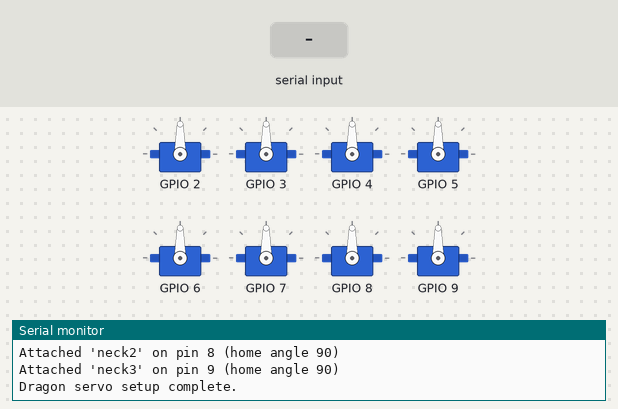
This sketch was run on a simulated ESP32. On the bench: 8 × servo, the last lines printed to the serial monitor. The test bench sets the inputs (shaded band).

Above: at 1.5 s.
1.6 s: "blink\n" received over Serial
At 2.07 s:
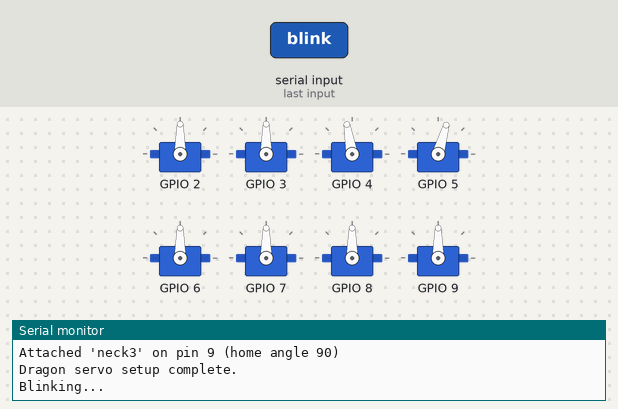
3.7 s: "ror\n" received over Serial
At 4.17 s:
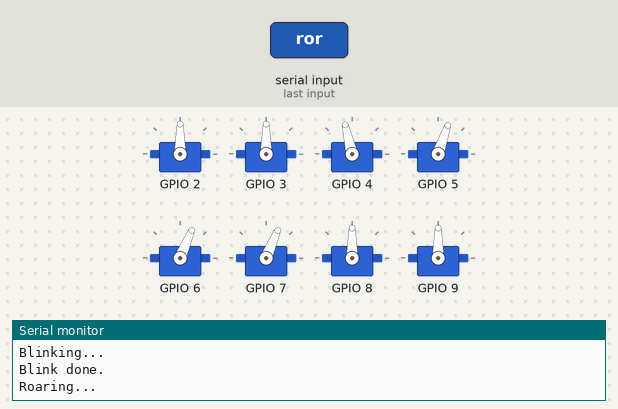
6.7 s: "ror\n" received over Serial
At 8.67 s:
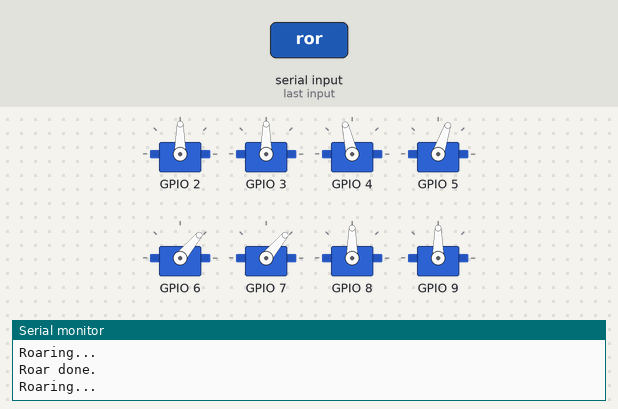
Timing chart, 0 to 13.5 s (numbered marks = the images above; inputs shaded):
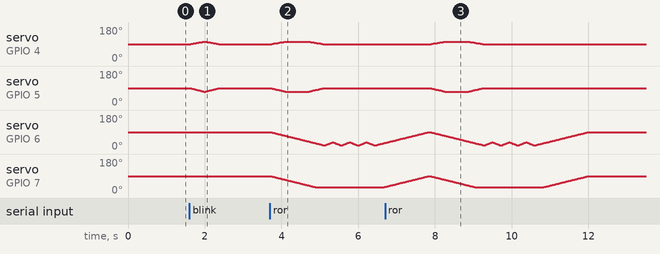

The sketch:

dragon_servos_3.ino
```cpp
#include <Servo.h>

// ============================================================
// SERVO-TO-PIN CONFIGURATION
// This is the ONLY section you should need to edit when you
// add, remove, or rewire a servo. Everything below reads from
// this list automatically.
// ============================================================

struct ServoConfig {
  const char* name;   // friendly name, used in Serial output
  uint8_t pin;         // Arduino pin the servo signal wire is on
  int homeAngle;       // resting/neutral angle (0-180)
  int minAngle;         // safe minimum angle for this servo
  int maxAngle;         // safe maximum angle for this servo
};

// Add/remove/edit rows here. Order doesn't matter.
ServoConfig servoConfigs[] = {
  { "eyeLeft",     2, 90,  60, 120 },
  { "eyeRight",    3, 90,  60, 120 },
  { "eyelidLeft",  4, 90,  60, 120 },
  { "eyelidRight", 5, 90,  60, 120 },
  { "jaw",         6, 90,  15, 120 },
  { "neck1",       7, 90,  30, 150 },
  { "neck2",       8, 90,  30, 150 },
  { "neck3",       9, 90,  30, 150 },
};

const uint8_t NUM_SERVOS = sizeof(servoConfigs) / sizeof(servoConfigs[0]);

// ============================================================
// Everything below this line is generic plumbing — you
// shouldn't need to touch it just to change pins/servos.
// ============================================================

Servo servos[NUM_SERVOS];

// Look up a servo's array index by its friendly name.
// Returns -1 if not found.
int servoIndex(const char* name) {
  for (uint8_t i = 0; i < NUM_SERVOS; i++) {
    if (strcmp(servoConfigs[i].name, name) == 0) {
      return i;
    }
  }
  return -1;
}

// Move a named servo to an angle, clamped to its configured safe range.
void moveServo(const char* name, int angle) {
  int idx = servoIndex(name);
  if (idx == -1) {
    Serial.print("Unknown servo: ");
    Serial.println(name);
    return;
  }
  angle = constrain(angle, servoConfigs[idx].minAngle, servoConfigs[idx].maxAngle);
  servos[idx].write(angle);
}

void setup() {
  Serial.begin(9600);

  for (uint8_t i = 0; i < NUM_SERVOS; i++) {
    servos[i].attach(servoConfigs[i].pin);
    servos[i].write(servoConfigs[i].homeAngle);

    Serial.print("Attached '");
    Serial.print(servoConfigs[i].name);
    Serial.print("' on pin ");
    Serial.print(servoConfigs[i].pin);
    Serial.print(" (home angle ");
    Serial.print(servoConfigs[i].homeAngle);
    Serial.println(")");
  }

  Serial.println("Dragon servo setup complete.");
}

void loop() {
  handleSerialCommands();
}

// ============================================================
// Synchronized blink
// eyelidRight: 90 -> 71 -> 90
// eyelidLeft:  90 -> 103 -> 90
// Both move together, step by step, so they reach their closed
// position at the same moment. "Slightly slower than normal"
// speed is set by stepDelayMs below.
// ============================================================
void blinkEyelids() {
  const int startAngle = 90;
  const int rightClosed = 71;
  const int leftClosed = 103;
  const int stepDelayMs = 20; // higher = slower; ~15ms is "normal" servo speed, so 20ms is slightly slower

  int rightSteps = abs(startAngle - rightClosed); // 19
  int leftSteps = abs(leftClosed - startAngle);   // 13
  int steps = max(rightSteps, leftSteps);          // use the larger so both arrive together

  // Closing: startAngle -> closed
  for (int i = 0; i <= steps; i++) {
    float t = (float)i / steps; // 0.0 -> 1.0
    int rightAngle = startAngle + t * (rightClosed - startAngle);
    int leftAngle = startAngle + t * (leftClosed - startAngle);
    moveServo("eyelidRight", rightAngle);
    moveServo("eyelidLeft", leftAngle);
    delay(stepDelayMs);
  }

  // Opening: closed -> startAngle
  for (int i = 0; i <= steps; i++) {
    float t = (float)i / steps;
    int rightAngle = rightClosed + t * (startAngle - rightClosed);
    int leftAngle = leftClosed + t * (startAngle - leftClosed);
    moveServo("eyelidRight", rightAngle);
    moveServo("eyelidLeft", leftAngle);
    delay(stepDelayMs);
  }
}

// ============================================================
// Roar animation
// At the same time:
//   neck1: 90 -> 20
//   jaw:   90 -> 20
//   eyelids: full blink (90 -> closed -> 90), timed to happen
//            within the same overall duration as the neck/jaw move
// Type "ror" into the Serial Monitor to trigger it.
// ============================================================
void rorAnimation() {
  const int neckStart = 90, neckEnd = 20;
  const int jawStart = 90, jawEnd = 20;
  const int eyelidStart = 90;
  const int rightClosed = 71;
  const int leftClosed = 103;

  const int steps = 70;       // resolution of the animation (higher = smoother)
  const int stepDelayMs = 20; // same slightly-slower-than-normal pace as blink

  for (int i = 0; i <= steps; i++) {
    float t = (float)i / steps; // 0.0 -> 1.0 across the whole animation

    // Neck and jaw move steadily across the full animation
    int neckAngle = neckStart + t * (neckEnd - neckStart);
    int jawAngle = jawStart + t * (jawEnd - jawStart);

    // Eyelids do a full blink within the same duration, but now with
    // a hold in the middle so they stay closed a bit longer:
    // 0.00-0.30 = closing, 0.30-0.70 = holding closed, 0.70-1.00 = opening
    const float closeEnd = 0.30;
    const float holdEnd = 0.70;
    int rightAngle, leftAngle;
    if (t <= closeEnd) {
      float phase = t / closeEnd;
      rightAngle = eyelidStart + phase * (rightClosed - eyelidStart);
      leftAngle = eyelidStart + phase * (leftClosed - eyelidStart);
    } else if (t <= holdEnd) {
      rightAngle = rightClosed;
      leftAngle = leftClosed;
    } else {
      float phase = (t - holdEnd) / (1.0 - holdEnd);
      rightAngle = rightClosed + phase * (eyelidStart - rightClosed);
      leftAngle = leftClosed + phase * (eyelidStart - leftClosed);
    }

    moveServo("neck1", neckAngle);
    moveServo("jaw", jawAngle);
    moveServo("eyelidRight", rightAngle);
    moveServo("eyelidLeft", leftAngle);

    delay(stepDelayMs);
  }

  // Jaw wobble: 20 -> 35 -> 20, three times (wider swing = more prominent)
  const int wobbleLow = 20, wobbleHigh = 35;
  const int wobbleSteps = 10;
  const int wobbleStepDelayMs = 20;

  for (int rep = 0; rep < 3; rep++) {
    // low -> high
    for (int i = 0; i <= wobbleSteps; i++) {
      float t = (float)i / wobbleSteps;
      int jawAngle = wobbleLow + t * (wobbleHigh - wobbleLow);
      moveServo("jaw", jawAngle);
      delay(wobbleStepDelayMs);
    }
    // high -> low
    for (int i = 0; i <= wobbleSteps; i++) {
      float t = (float)i / wobbleSteps;
      int jawAngle = wobbleHigh + t * (wobbleLow - wobbleHigh);
      moveServo("jaw", jawAngle);
      delay(wobbleStepDelayMs);
    }
  }

  // Return all servos to their 90-degree home position, together
  const int homeAngle = 90;
  const int returnSteps = 70;
  const int returnStepDelayMs = 20;

  int neckFrom = neckEnd;   // 20
  int jawFrom = wobbleLow;  // 20 (wobble always ends back at low)

  for (int i = 0; i <= returnSteps; i++) {
    float t = (float)i / returnSteps;
    int neckAngle = neckFrom + t * (homeAngle - neckFrom);
    int jawAngle = jawFrom + t * (homeAngle - jawFrom);
    // eyelids are already at 90 from the blink, but include them
    // so everything ends in sync and stays clamped/consistent
    moveServo("neck1", neckAngle);
    moveServo("jaw", jawAngle);
    moveServo("eyelidRight", homeAngle);
    moveServo("eyelidLeft", homeAngle);
    delay(returnStepDelayMs);
  }
}
// Type into the Serial Monitor: <servoName> <angle>
// Example:   jaw 60
// Press Enter (make sure Serial Monitor line ending is set to
// "Newline" or "Both NL & CR").
// ============================================================
void handleSerialCommands() {
  if (!Serial.available()) {
    return;
  }

  String line = Serial.readStringUntil('\n');
  line.trim();

  if (line.length() == 0) {
    return;
  }

  if (line.equalsIgnoreCase("blink")) {
    Serial.println("Blinking...");
    blinkEyelids();
    Serial.println("Blink done.");
    return;
  }

  if (line.equalsIgnoreCase("ror")) {
    Serial.println("Roaring...");
    rorAnimation();
    Serial.println("Roar done.");
    return;
  }

  int spaceIndex = line.indexOf(' ');
  if (spaceIndex == -1) {
    Serial.println("Format: <servoName> <angle>   e.g. jaw 60");
    return;
  }

  String name = line.substring(0, spaceIndex);
  String angleStr = line.substring(spaceIndex + 1);
  angleStr.trim();

  if (angleStr.length() == 0) {
    Serial.println("Format: <servoName> <angle>   e.g. jaw 60");
    return;
  }

  int angle = angleStr.toInt();

  int idx = servoIndex(name.c_str());
  if (idx == -1) {
    Serial.print("Unknown servo: ");
    Serial.println(name);
    Serial.print("Valid names: ");
    for (uint8_t i = 0; i < NUM_SERVOS; i++) {
      Serial.print(servoConfigs[i].name);
      if (i < NUM_SERVOS - 1) Serial.print(", ");
    }
    Serial.println();
    return;
  }

  moveServo(name.c_str(), angle);

  Serial.print(name);
  Serial.print(" -> ");
  Serial.print(constrain(angle, servoConfigs[idx].minAngle, servoConfigs[idx].maxAngle));
  Serial.println(" degrees");
}
```

Measured:
- after the input at 1.6 s, servo on GPIO 4: rises from 90° to 103° in 0.34 s, then falls to 90° in 0.38 s
- after the input at 3.7 s, servo on GPIO 4: rises from 90° to 103° in 0.38 s, then falls to 90° in 0.96 s
- after the input at 6.7 s, servo on GPIO 4: rises from 90° to 103° in 0.38 s, then falls to 90° in 0.96 s
